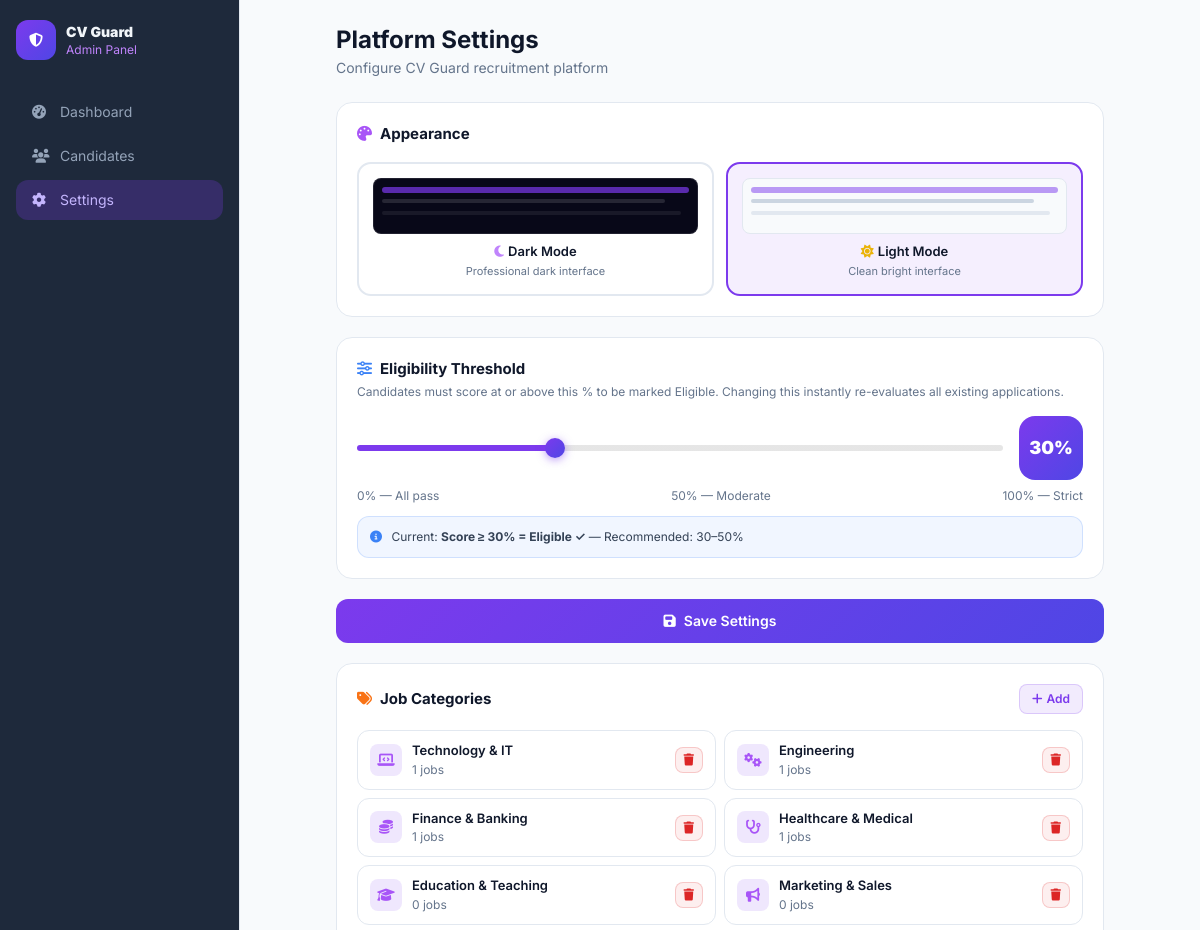
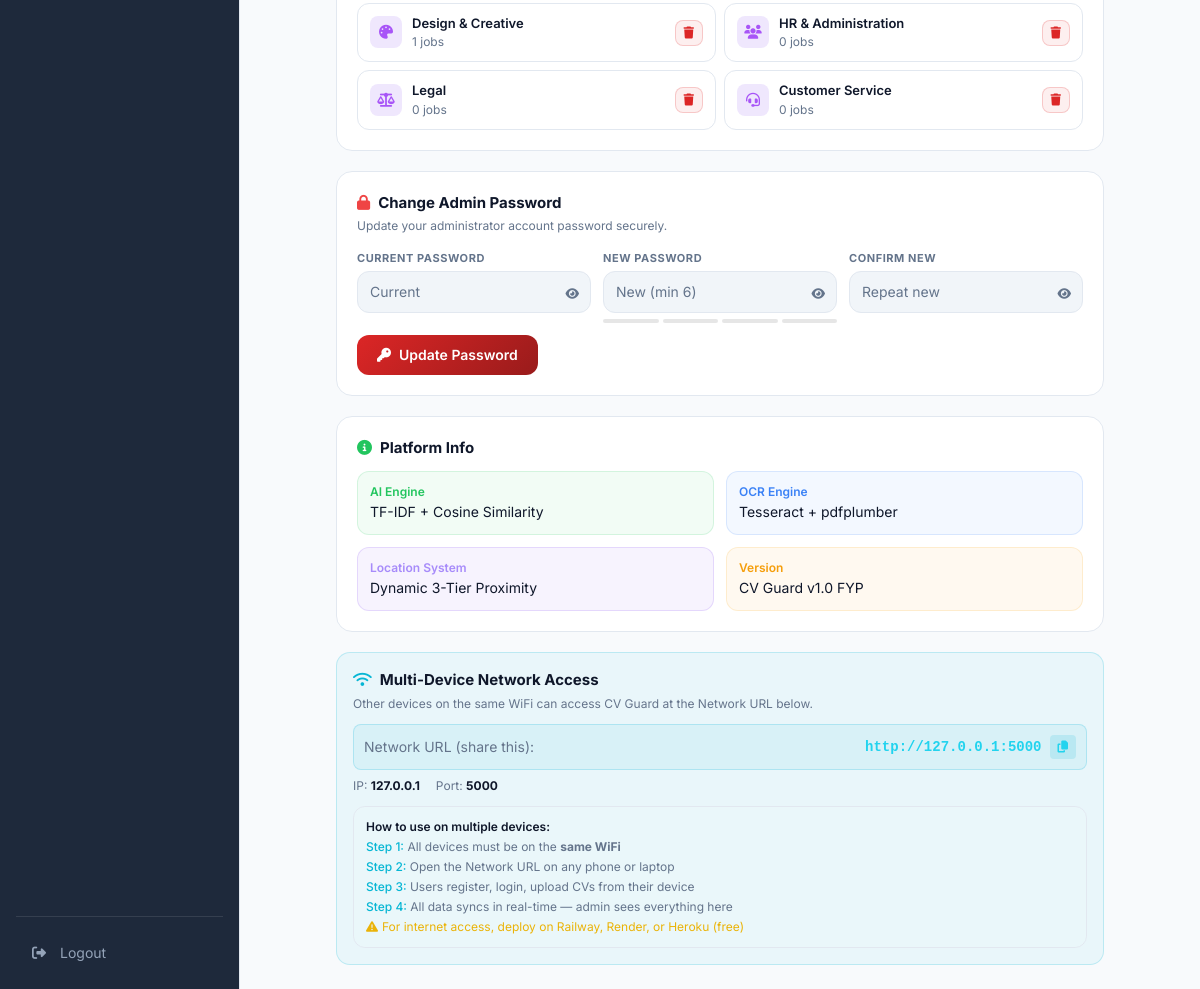
The app's page /admin/settings (signed in) with its own data (2 pictures, top to bottom).
### cv_matcher/models.py (models this page shows)
class Category(db.Model):
    __tablename__ = 'categories'
    id = db.Column(db.Integer, primary_key=True)
    name = db.Column(db.String(100), unique=True, nullable=False)
    icon = db.Column(db.String(50), default='fa-briefcase')
    color = db.Column(db.String(30), default='purple')
    jobs = db.relationship('Job', backref='category_obj', lazy=True)

### cv_matcher/app.py (the view, shortened to what this page needs)
@app.route('/admin/settings', methods=['GET','POST'])
@login_required
def admin_settings():
    if not current_user.is_admin: abort(403)
    threshold = get_eligibility_threshold()
    categories = Category.query.all()
    unread_notifs = Notification.query.filter_by(user_id=current_user.id, is_read=False).count()
    return render_template('admin_settings.html', threshold=threshold, categories=categories, unread_notifs=unread_notifs)

### cv_matcher/app.py (called while the page is built)
@login_manager.user_loader
def load_user(user_id):
    return db.session.get(User, int(user_id))

def get_setting(key, default=''):
    s = Setting.query.filter_by(key=key).first()
    return s.value if s else default

def get_eligibility_threshold():
    return float(get_setting('eligibility_threshold', '30'))

### cv_matcher/templates/admin_settings.html (shortened to what this page needs)
<!DOCTYPE html>
<html lang="en" data-theme="{{ current_user.theme or 'dark' }}">
<head>
<script src="https://cdn.tailwindcss.com"></script>
<link rel="stylesheet" href="https://cdnjs.cloudflare.com/ajax/libs/font-awesome/6.5.0/css/all.min.css">
</head>
<body class="flex h-screen overflow-hidden">
<aside class="sidebar flex-shrink-0 flex flex-col p-4 overflow-y-auto">
  <div class="flex items-center gap-2.5 mb-8 mt-1">
    <div class="w-10 h-10 rounded-xl flex items-center justify-center" style="background:linear-gradient(135deg,#7c3aed,#4f46e5)"><i class="fas fa-shield-halved text-white text-sm"></i></div>
    <div><p class="font-black text-sm" style="color:#f1f5f9">CV Guard</p><p class="text-xs text-purple-400">Admin Panel</p></div>
  </div>
  <nav class="space-y-1 flex-1">
    <a href="{{ url_for('admin_dashboard') }}" class="nav-item flex items-center gap-3 px-4 py-2.5 text-sm"><i class="fas fa-gauge-high w-4"></i>Dashboard</a>
    <a href="{{ url_for('admin_users') }}" class="nav-item flex items-center gap-3 px-4 py-2.5 text-sm"><i class="fas fa-users w-4"></i>Candidates</a>
    <a href="{{ url_for('admin_settings') }}" class="nav-item active flex items-center gap-3 px-4 py-2.5 text-sm"><i class="fas fa-gear w-4"></i>Settings</a>
  </nav>
  <div class="mt-auto pt-4" style="border-top:1px solid rgba(255,255,255,.1)">
    <a href="{{ url_for('logout') }}" class="nav-item flex items-center gap-3 px-4 py-2.5 text-sm"><i class="fas fa-right-from-bracket w-4"></i>Logout</a>
  </div>
</aside>
<main class="flex-1 overflow-y-auto p-6">
  <div class="max-w-3xl mx-auto">
    <h1 class="text-2xl font-bold mb-0.5" style="color:var(--text)">Platform Settings</h1>
    <p class="text-sm mb-6" style="color:var(--muted)">Configure CV Guard recruitment platform</p>
    <form method="POST" action="{{ url_for('admin_settings') }}" class="space-y-5">
      <div class="card rounded-2xl p-5 fade-in">
        <h2 class="card-title mb-4"><i class="fas fa-palette text-purple-500 mr-2"></i>Appearance</h2>
        <div class="grid grid-cols-2 gap-3">
          <label class="cursor-pointer">
            <div class="theme-card {% if current_user.theme != 'light' %}selected{% endif %}">
              <div class="w-full h-14 rounded-lg overflow-hidden relative" style="background:#080818;border:1px solid rgba(255,255,255,.1)">
                <div class="absolute top-2 left-2 right-2 h-1.5 rounded" style="background:#7c3aed;opacity:.7"></div>
                <div class="absolute top-5 left-2 right-8 h-1 rounded" style="background:rgba(255,255,255,.12)"></div>
                <div class="absolute top-8 left-2 right-4 h-1 rounded" style="background:rgba(255,255,255,.07)"></div>
              </div>
              <p class="theme-label"><i class="fas fa-moon text-purple-400 mr-1"></i>Dark Mode</p>
              <p class="theme-sub">Professional dark interface</p>
            </div>
          </label>
          <label class="cursor-pointer">
            <div class="theme-card {% if current_user.theme == 'light' %}selected{% endif %}">
              <div class="w-full h-14 rounded-lg overflow-hidden relative" style="background:#f8fafc;border:1px solid #e2e8f0">
                <div class="absolute top-2 left-2 right-2 h-1.5 rounded" style="background:#7c3aed;opacity:.5"></div>
                <div class="absolute top-5 left-2 right-8 h-1 rounded bg-slate-300"></div>
                <div class="absolute top-8 left-2 right-4 h-1 rounded bg-slate-200"></div>
              </div>
              <p class="theme-label"><i class="fas fa-sun text-yellow-500 mr-1"></i>Light Mode</p>
              <p class="theme-sub">Clean bright interface</p>
            </div>
          </label>
        </div>
      </div>
      <div class="card rounded-2xl p-5 fade-in" style="animation-delay:.08s">
        <h2 class="card-title mb-1"><i class="fas fa-sliders text-blue-500 mr-2"></i>Eligibility Threshold</h2>
        <p class="text-xs mb-4" style="color:var(--muted)">Candidates must score at or above this % to be marked Eligible. Changing this instantly re-evaluates all existing applications.</p>
        <div class="flex items-center gap-4">
          <input type="range" name="threshold" id="tRange" min="0" max="100" step="5"
            value="{{ threshold|int }}" oninput="updateT(this.value)"
            class="range-track flex-1" style="--val:{{ threshold }}%">
          <div class="w-16 h-16 rounded-2xl flex items-center justify-center flex-shrink-0" style="background:linear-gradient(135deg,#7c3aed,#4f46e5)">
            <span class="text-white font-black text-lg" id="tDisplay">{{ threshold|int }}%</span>
          </div>
        </div>
        <div class="flex justify-between text-xs mt-2" style="color:var(--muted)">
          <span>0% — All pass</span><span>50% — Moderate</span><span>100% — Strict</span>
        </div>
        <div class="mt-3 p-3 rounded-xl text-xs" style="background:rgba(59,130,246,.07);border:1px solid rgba(59,130,246,.18);color:var(--text2)">
          <i class="fas fa-info-circle text-blue-500 mr-1.5"></i>
          Current: <strong id="tNote">Score ≥ {{ threshold|int }}% = Eligible ✓</strong> — Recommended: 30–50%
        </div>
      </div>
      <button type="submit" class="btn-primary w-full py-3 rounded-xl text-sm font-semibold"><i class="fas fa-save mr-2"></i>Save Settings</button>
    </form>
    <div class="card rounded-2xl p-5 mt-5 fade-in" style="animation-delay:.16s">
      <div class="flex items-center justify-between mb-4">
        <h2 class="card-title"><i class="fas fa-tags text-orange-500 mr-2"></i>Job Categories</h2>
        <button onclick="document.getElementById('addCatForm').classList.toggle('hidden')" class="text-xs px-3 py-1.5 rounded-lg font-semibold" style="background:rgba(124,58,237,.1);border:1px solid rgba(124,58,237,.2);color:#7c3aed"><i class="fas fa-plus mr-1"></i>Add</button>
      </div>
      {% if not categories %}<p class="text-sm text-center py-6" style="color:var(--muted)">No categories yet.</p>
      {% else %}
      <div class="grid grid-cols-2 gap-2">
        {% for cat in categories %}
        <div class="cat-card">
          <div class="flex items-center gap-2.5">
            <div class="w-8 h-8 rounded-lg flex items-center justify-center" style="background:rgba(124,58,237,.12)"><i class="fas {{ cat.icon }} text-purple-500 text-sm"></i></div>
            <div><p class="cat-name">{{ cat.name }}</p><p class="cat-count">{{ cat.jobs|length }} jobs</p></div>
          </div>
          <form method="POST" action="{{ url_for('delete_category', cat_id=cat.id) }}" onsubmit="return confirm('Delete category?')">
            <button class="btn-danger px-2 py-1 rounded-lg text-xs"><i class="fas fa-trash"></i></button>
          </form>
        </div>
        {% endfor %}
      </div>
      {% endif %}
    </div>
    <div class="card rounded-2xl p-5 mt-5 fade-in" style="animation-delay:.24s">
      <h2 class="card-title mb-1"><i class="fas fa-lock text-red-500 mr-2"></i>Change Admin Password</h2>
      <p class="text-xs mb-4" style="color:var(--muted)">Update your administrator account password securely.</p>
      <form method="POST" action="{{ url_for('admin_change_password') }}" class="space-y-3" id="adminPwForm">
        <div class="grid grid-cols-1 sm:grid-cols-3 gap-3">
          <div>
            <label class="input-label block mb-1">Current Password</label>
            <div class="relative"><input type="password" name="current_password" id="ap1" required placeholder="Current" class="input-field w-full px-3 py-2.5 rounded-xl text-sm pr-9">
              <button type="button" onclick="tpw('ap1','ae1')" class="absolute right-3 top-1/2 -translate-y-1/2" style="color:var(--muted)"><i class="fas fa-eye text-xs" id="ae1"></i></button></div>
          </div>
          <div>
            <label class="input-label block mb-1">New Password</label>
            <div class="relative"><input type="password" name="new_password" id="ap2" required placeholder="New (min 6)" oninput="aStr(this.value)" class="input-field w-full px-3 py-2.5 rounded-xl text-sm pr-9">
              <button type="button" onclick="tpw('ap2','ae2')" class="absolute right-3 top-1/2 -translate-y-1/2" style="color:var(--muted)"><i class="fas fa-eye text-xs" id="ae2"></i></button></div>
            <div class="flex gap-1 mt-1.5"><div class="strength-bar flex-1" id="as1" style="background:rgba(128,128,128,.2)"></div><div class="strength-bar flex-1" id="as2" style="background:rgba(128,128,128,.2)"></div><div class="strength-bar flex-1" id="as3" style="background:rgba(128,128,128,.2)"></div><div class="strength-bar flex-1" id="as4" style="background:rgba(128,128,128,.2)"></div></div>
          </div>
          <div>
            <label class="input-label block mb-1">Confirm New</label>
            <div class="relative"><input type="password" name="confirm_password" id="ap3" required placeholder="Repeat new" oninput="aMatch()" class="input-field w-full px-3 py-2.5 rounded-xl text-sm pr-9">
              <button type="button" onclick="tpw('ap3','ae3')" class="absolute right-3 top-1/2 -translate-y-1/2" style="color:var(--muted)"><i class="fas fa-eye text-xs" id="ae3"></i></button></div>
          </div>
        </div>
        <button type="submit" class="px-5 py-2.5 rounded-xl text-white text-sm font-semibold" style="background:linear-gradient(135deg,#dc2626,#991b1b)"><i class="fas fa-key mr-2"></i>Update Password</button>
      </form>
    </div>
    <div class="card rounded-2xl p-5 mt-5 fade-in" style="animation-delay:.32s">
      <h2 class="card-title mb-3"><i class="fas fa-circle-info text-green-500 mr-2"></i>Platform Info</h2>
      <div class="grid grid-cols-2 gap-3 text-sm">
        {% for lbl,val,clr in [('AI Engine','TF-IDF + Cosine Similarity','green'),('OCR Engine','Tesseract + pdfplumber','blue'),('Location System','Dynamic 3-Tier Proximity','purple'),('Version','CV Guard v1.0 FYP','yellow')] %}
        <div class="p-3 rounded-xl" style="background:rgba({{ {'green':'34,197,94','blue':'59,130,246','purple':'124,58,237','yellow':'245,158,11'}[clr] }},.06);border:1px solid rgba({{ {'green':'34,197,94','blue':'59,130,246','purple':'124,58,237','yellow':'245,158,11'}[clr] }},.15)">
          <p class="text-xs font-semibold mb-0.5" style="color:{{ {'green':'#22c55e','blue':'#3b82f6','purple':'#a78bfa','yellow':'#f59e0b'}[clr] }}">{{ lbl }}</p>
          <p style="color:var(--text)">{{ val }}</p>
        </div>
        {% endfor %}
      </div>
    </div>
    <div class="mt-5 network-box fade-in" style="animation-delay:.4s">
      <h2 class="card-title mb-1" style="color:var(--text)"><i class="fas fa-wifi text-cyan-500 mr-2"></i>Multi-Device Network Access</h2>
      <p class="text-xs mb-3" style="color:var(--muted)">Other devices on the same WiFi can access CV Guard at the Network URL below.</p>
      <div id="netInfo" class="space-y-2 text-sm" style="color:var(--text2)">
      </div>
      <div class="mt-3 p-3 rounded-xl text-xs space-y-1" style="background:rgba(255,255,255,.04);border:1px solid var(--border);color:var(--muted)">
        <p class="font-semibold" style="color:var(--text)">How to use on multiple devices:</p>
        <p><span class="text-cyan-500 font-medium">Step 1:</span> All devices must be on the <strong>same WiFi</strong></p>
        <p><span class="text-cyan-500 font-medium">Step 2:</span> Open the Network URL on any phone or laptop</p>
        <p><span class="text-cyan-500 font-medium">Step 3:</span> Users register, login, upload CVs from their device</p>
        <p><span class="text-cyan-500 font-medium">Step 4:</span> All data syncs in real-time — admin sees everything here</p>
        <p class="text-yellow-500 mt-1"><i class="fas fa-triangle-exclamation mr-1"></i>For internet access, deploy on Railway, Render, or Heroku (free)</p>
      </div>
    </div>
  </div>
</main>
</body>
</html>

### cv_matcher/templates/admin_settings.html (style rules this page uses)
* { font-family:'Inter',sans-serif; }
:root { --bg:#080818;--sidebar:#0d0d22;--card:rgba(255,255,255,.05);--card-solid:#12122a;--border:rgba(255,255,255,.09);--text:#f1f5f9;--text2:#cbd5e1;--muted:#94a3b8;--input:rgba(255,255,255,.08);--modal:#13132a; }
[data-theme="light"] { --bg:#f8fafc;--sidebar:#1e293b;--card:#ffffff;--card-solid:#ffffff;--border:#e2e8f0;--text:#0f172a;--text2:#334155;--muted:#64748b;--input:#f1f5f9;--modal:#ffffff; }
body { background:var(--bg);color:var(--text);transition:background .3s,color .3s; }
.sidebar { background:var(--sidebar);border-right:1px solid var(--border);width:240px; }
.nav-item { border-radius:12px;transition:all .2s;color:#94a3b8; }
.nav-item.active { background:rgba(124,58,237,.25);color:#c4b5fd; }
.card { background:var(--card);border:1px solid var(--border); }
.card-title { color:var(--text);font-weight:700;font-size:15px; }
.input-field { background:var(--input);border:1px solid var(--border);color:var(--text); }
.input-field::placeholder { color:var(--muted); }
.input-label { color:var(--muted);font-size:11px;font-weight:700;text-transform:uppercase;letter-spacing:.05em; }
.btn-primary { background:linear-gradient(135deg,#7c3aed,#4f46e5);color:#fff;transition:all .3s; }
.btn-danger { background:rgba(239,68,68,.1);border:1px solid rgba(239,68,68,.25);color:#ef4444;transition:all .2s; }
[data-theme="light"] .btn-danger { background:rgba(220,38,38,.07);color:#dc2626;border-color:rgba(220,38,38,.2); }
.cat-card { background:var(--card);border:1px solid var(--border);border-radius:12px;padding:10px 12px;display:flex;align-items:center;justify-content:space-between; }
.cat-name { color:var(--text);font-size:13px;font-weight:600; }
.cat-count { color:var(--muted);font-size:12px; }
.theme-card { border:2px solid var(--border);border-radius:14px;padding:14px;text-align:center;cursor:pointer;transition:all .2s; }
.theme-card.selected { border-color:#7c3aed;background:rgba(124,58,237,.08); }
.theme-label { color:var(--text);font-size:13px;font-weight:600;margin-top:8px; }
.theme-sub { color:var(--muted);font-size:11px;margin-top:2px; }
.range-track { -webkit-appearance:none;appearance:none;height:6px;border-radius:3px;background:linear-gradient(to right,#7c3aed 0%,#7c3aed var(--val,30%),rgba(128,128,128,.2) var(--val,30%));outline:none;width:100%; }
.strength-bar { height:4px;border-radius:2px;transition:all .4s; }
.network-box { background:rgba(6,182,212,.06);border:1px solid rgba(6,182,212,.2);border-radius:14px;padding:16px; }
.fade-in { animation:fadeIn .35s ease both; }

### records on screen
Category: name "Technology & IT", jobs|length "1"
Category: name "Engineering", jobs|length "1"
Category: name "Finance & Banking", jobs|length "1"
Category: name "Healthcare & Medical", jobs|length "1"
Category: name "Education & Teaching", jobs|length "0"
Category: name "Marketing & Sales", jobs|length "0"
Category: name "Design & Creative", jobs|length "1"
Category: name "HR & Administration", jobs|length "0"
Category: name "Legal", jobs|length "0"
Category: name "Customer Service", jobs|length "0"

### other values on screen
{{ threshold|int }} "30"
{{ lbl }} "AI Engine" "OCR Engine" "Location System" "Version"
{{ val }} "TF-IDF + Cosine Similarity" "Tesseract + pdfplumber" "Dynamic 3-Tier Proximity" "CV Guard v1.0 FYP"
